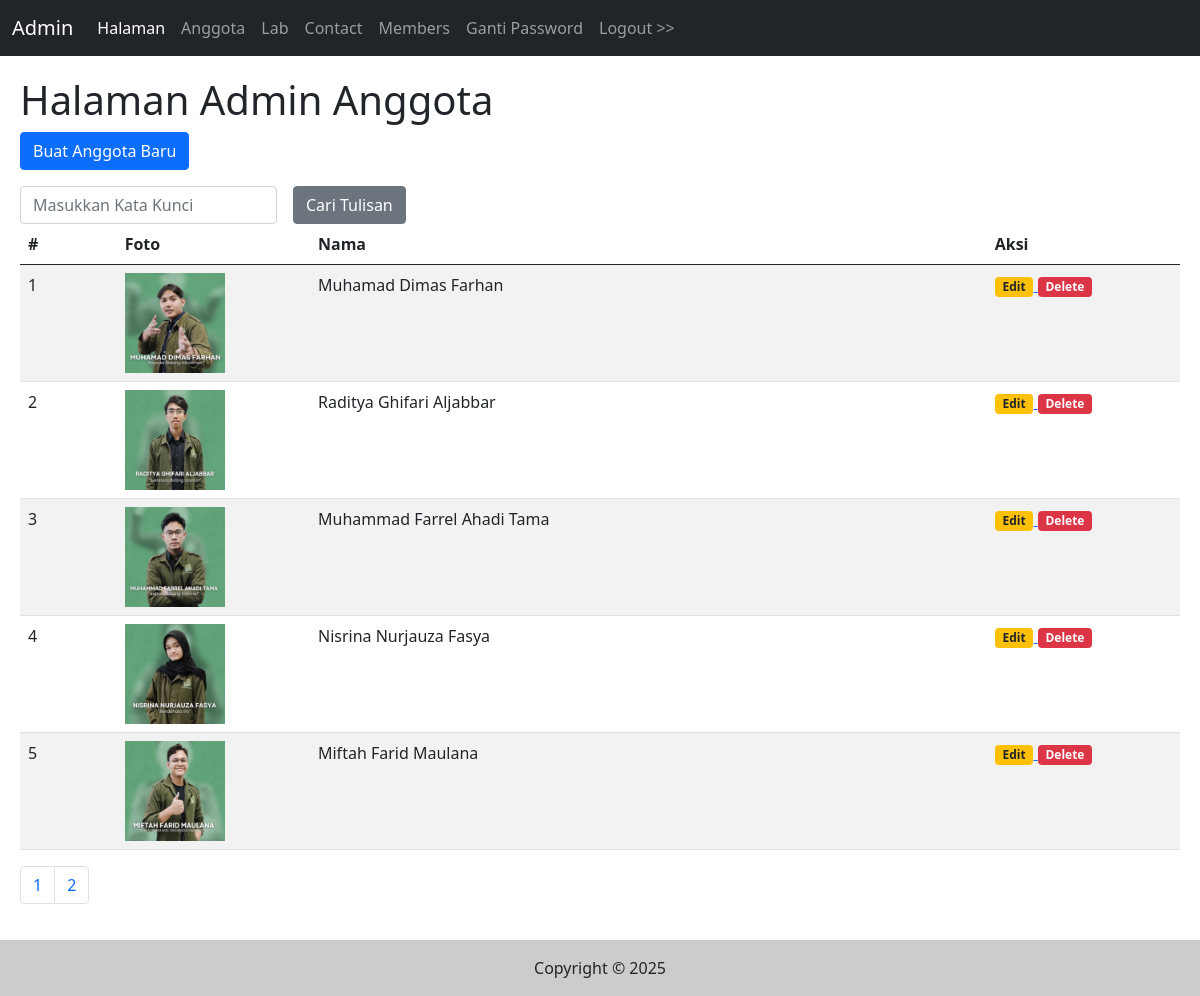
Screenshot of /admin/anggota.php (signed in) with the database file from the repository.
### tables this page shows
CREATE TABLE `anggota` (
  `id` int(11) NOT NULL,
  `nama` varchar(255) NOT NULL,
  `foto` varchar(255) NOT NULL,
  `isi` text NOT NULL,
  `tgl_isi` timestamp NOT NULL DEFAULT current_timestamp()
);

### inc/inc_fungsi.php (called while the page is built, shortened)
<?php
function anggota_foto($id){
    global $koneksi;
    $sql1   = "select * from anggota where id = '$id'";
    $q1     = mysqli_query($koneksi,$sql1);
    $r1     = mysqli_fetch_array($q1);
    $foto   = $r1['foto'];
    if($foto){
        return $foto;
    }else{
        return 'anggota_default_picture.png';
    }
}

### admin/anggota.php (the view, shortened to what this page needs)
<?php include("inc_header.php") ?>
<?php
$katakunci = (isset($_GET['katakunci'])) ? $_GET['katakunci'] : "";
?>
<h1>Halaman Admin Anggota</h1>
<p>
    <a href="anggota_input.php">
        <input type="button" class="btn btn-primary" value="Buat Anggota Baru" />
    </a>
</p>
<form class="row g-3" method="get">
    <div class="col-auto">
        <input type="text" class="form-control" placeholder="Masukkan Kata Kunci" name="katakunci" value="<?php echo $katakunci ?>" />
    </div>
    <div class="col-auto">
        <input type="submit" name="cari" value="Cari Tulisan" class="btn btn-secondary" />
    </div>
</form>
<table class="table table-striped">
    <thead>
        <tr>
            <th class="col-1">#</th>
            <th class="col-2">Foto</th>
            <th>Nama</th>
            <th class="col-2">Aksi</th>
        </tr>
    </thead>
    <tbody>
        <?php
        $sqltambahan = "";
        $per_halaman = 5;
        $sql1   = "select * from anggota $sqltambahan";
        $page   = isset($_GET['page'])?(int)$_GET['page']:1;
        $mulai  = ($page > 1) ? ($page * $per_halaman) - $per_halaman : 0;
        $q1     = mysqli_query($koneksi,$sql1);
        $total  = mysqli_num_rows($q1);
        $pages  = ceil($total / $per_halaman);
        $nomor  = $mulai + 1;
        $sql1   = $sql1." order by id desc limit $mulai,$per_halaman";
        $q1     = mysqli_query($koneksi, $sql1);
        while ($r1 = mysqli_fetch_array($q1)) {
        ?>
            <tr>
                <td><?php echo $nomor++ ?></td>
                <td><img src="../gambar/<?php echo anggota_foto($r1['id'])?>" style="max-height:100px;max-width:100px"/></td>
                <td><?php echo $r1['nama'] ?></td>
                <td>
                    <a href="anggota_input.php?id=<?php echo $r1['id']?>">
                        <span class="badge bg-warning text-dark">Edit</span>
                    </a>
                    <a href="anggota.php?op=delete&id=<?php echo $r1['id'] ?>" onclick="return confirm('Apakah yakin mau hapus data bro?')">
                        <span class="badge bg-danger">Delete</span>
                    </a>
                </td>
            </tr>
        <?php
        }
        ?>
    </tbody>
</table>
<nav aria-label="Page navigation example">
    <ul class="pagination">
        <?php
        $cari = isset($_GET['cari'])? $_GET['cari'] : "";
        for($i=1; $i <= $pages; $i++){
            ?>
            <li class="page-item">
                <a class="page-link" href="anggota.php?katakunci=<?php echo $katakunci?>&cari=<?php echo $cari?>&page=<?php echo $i ?>"><?php echo $i ?></a>
            </li>
            <?php
        }
        ?>
    </ul>
</nav>
<?php include("inc_footer.php") ?>

### admin/inc_header.php (shortened to what this page needs)
<?php
include("../inc/inc_koneksi.php");
include("../inc/inc_fungsi.php");
?>
<!DOCTYPE html>
<html lang="en">
<head>
    <link href="https://cdn.jsdelivr.net/npm/bootstrap@5.0.0-beta3/dist/css/bootstrap.min.css" rel="stylesheet">
    <link href="https://cdn.jsdelivr.net/npm/summernote@0.8.18/dist/summernote.min.css" rel="stylesheet">
</head>
<body class="container-fluid px-0">
    <header>
        <nav class="navbar navbar-expand-lg navbar-dark bg-dark">
            <div class="container-fluid">
                <a class="navbar-brand" href="index.php">Admin</a>
                <div class="collapse navbar-collapse" id="navbarNav">
                    <ul class="navbar-nav">
                        <li class="nav-item">
                            <a class="nav-link active" aria-current="page" href="halaman.php">Halaman</a>
                        </li>
                        <li class="nav-item">
                            <a class="nav-link" href="anggota.php">Anggota</a>
                        </li>
                        <li class="nav-item">
                            <a class="nav-link" href="partners.php">Lab</a>
                        </li>
                        <li class="nav-item">
                            <a class="nav-link" href="info.php">Contact</a>
                        </li>
                        <li class="nav-item">
                            <a class="nav-link" href="members.php">Members</a>
                        </li>
                        <li class="nav-item">
                            <a class="nav-link" href="ganti_profile.php">Ganti Password</a>
                        </li>
                        <li class="nav-item">
                            <a class="nav-link" href="logout.php">Logout >></a>
                        </li>
                    </ul>
                </div>
            </div>
        </nav>
    </header>
    <main>

### admin/inc_footer.php (shortened to what this page needs)
</main>
<footer class="bg-light">
    <div class="text-center p-3" style="background:#CCCCCC">
        Copyright &copy; 2025
    </div>
</footer>
</body>
</html>

### admin/inc_header.php (style rules this page uses)
main { min-height: 100vh; padding: 20px; }

### rows the page displays
anggota: id+foto (picture), nama "Muhamad Dimas Farhan"
anggota: id+foto (picture), nama "Raditya Ghifari Aljabbar"
anggota: id+foto (picture), nama "Muhammad Farrel Ahadi Tama"
anggota: id+foto (picture), nama "Nisrina Nurjauza Fasya"
anggota: id+foto (picture), nama "Miftah Farid Maulana"
